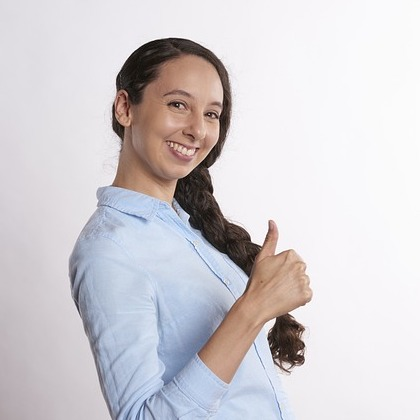
#> input picture blazepalmProject/RKNNDevelopmentBoardProgram/RKNN_Frame/single_image_detection/thumbs_up.jpg, 420 x 420 px
$ python blazepalm_tflite_ok.py
#> lines starting #> are read from the running program, lines starting #| are printed output that depends on the picture
#> in imread, img is the input picture: shape (420, 420, 3); mean B, G, R 210.5, 206.7, 210.5
### blazepalmProject/blazepalmDetecion_RKNN/blazepalm_utils.py
import cv2
import numpy as np
from scipy.special import expit

num_coords = 18
min_score_thresh = 0.6
min_suppression_threshold = 0.3
num_keypoints = 7


def resize_pad(img, resolution):
    """ resize and pad images to be input to the detectors

    The face and palm detector networks take 256x256 and 128x128 images
    as input. As such the input image is padded and resized to fit the
    size while maintaing the aspect ratio.

    Returns:
        img1: 256x256
        img2: 128x128
        scale: scale factor between original image and 256x256 image
        pad: pixels of padding in the original image
    """
#> called with resolution = 192

    size0 = img.shape
#> size0 = (420, 420, 3)
    if size0[0] >= size0[1]:
        h1 = resolution
        w1 = resolution * size0[1] // size0[0]
#> w1 = 192
        padh = 0
        padw = resolution - w1
#> padw = 0
        scale = size0[1] / w1
#> scale = 2.19
    else:
        h1 = resolution * size0[0] // size0[1]
        w1 = resolution
        padh = resolution - h1
        padw = 0
        scale = size0[0] / h1
    padh1 = padh//2
    padh2 = padh//2 + padh % 2
    padw1 = padw//2
#> padw1 = 0
    padw2 = padw//2 + padw % 2
#> padw2 = 0
    img1 = cv2.resize(img, (w1, h1))
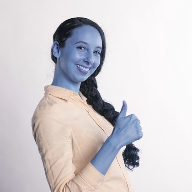
#> img1: shape (192, 192, 3); mean of channels 0, 1, 2 210.4, 206.6, 210.4; drawn as B, G, R
    img1 = np.pad(img1, ((padh1, padh2), (padw1, padw2), (0, 0)), mode='constant')
    pad = (int(padh1 * scale), int(padw1 * scale))
#> pad = (0, 0)
    img2 = cv2.resize(img1, (resolution, resolution))
    return img1, img2, scale, pad


# [125 lines left out: functions decode_boxes, raw_output_to_detections, intersect, jaccard, not called in this run]


def overlap_similarity(box, other_boxes):
    """Computes the IOU between a bounding box and set of other boxes."""
    return jaccard(np.expand_dims(box, axis=0), other_boxes).squeeze(0)


# [109 lines left out: functions weighted_non_max_suppression, denormalize_detections, postprocess, not called in this run]

### blazepalmProject/blazepalmDetecion_RKNN/blazepalm_tflite_ok.py
import cv2
import numpy as np
import sys
import os
import time
from rknn.api import RKNN

import blazepalm_utils as but

# ======================
# 基本配置
# ======================
IMAGE_PATH = '../RKNNDevelopmentBoardProgram/RKNN_Frame/single_image_detection/thumbs_up.jpg'
SAVE_IMAGE_PATH = 'output.png'

TFLITE_MODEL = 'palm_detection_full.tflite'
RKNN_MODEL = 'palm_detection_full.rknn'

IMAGE_HEIGHT = 192
IMAGE_WIDTH = 192
ANCHOR_PATH = '../RKNNDevelopmentBoardProgram/RKNN_Frame/single_image_detection/anchors_192.npy'
CHANNEL_FIRST = False

# ======================
# 工具函数
# ======================
def imread(filename, flags=cv2.IMREAD_COLOR):
    if not os.path.isfile(filename):
        sys.exit(f"❌ 文件不存在: {filename}")
    data = np.fromfile(filename, np.int8)
    img = cv2.imdecode(data, flags)
    return img

def get_savepath(arg_path, src_path, prefix='', post_fix='_res', ext=None):
    if '.' in arg_path:
        arg_base, arg_ext = os.path.splitext(arg_path)
        new_ext = arg_ext if ext is None else ext
        new_path = arg_base + new_ext
    else:
        src_base, src_ext = os.path.splitext(os.path.basename(src_path))
        new_ext = src_ext if ext is None else ext
        new_path = os.path.join(arg_path, prefix + src_base + post_fix + new_ext)
    dirname = os.path.dirname(new_path)
    if dirname != "":
        os.makedirs(dirname, exist_ok=True)
    return new_path

def display_result(img, detections, with_keypoints=True):
    if detections.ndim == 1:
        detections = np.expand_dims(detections, axis=0)

    n_keypoints = detections.shape[1] // 2 - 2
    for i in range(detections.shape[0]):
        ymin, xmin, ymax, xmax = detections[i, :4].astype(int)
        img = cv2.rectangle(img, (xmin, ymin), (xmax, ymax), (255, 0, 0), 1)
        if with_keypoints:
            for k in range(n_keypoints):
                kp_x = int(detections[i, 4 + k*2])
                kp_y = int(detections[i, 4 + k*2 + 1])
                cv2.circle(img, (kp_x, kp_y), 2, (0, 0, 255), thickness=2)
    return img

# ======================
# 主推理函数
# ======================
def recognize_from_image():
    # 加载图片
    src_img = imread(IMAGE_PATH)
    img256, _, scale, pad = but.resize_pad(src_img[:, :, ::-1], IMAGE_WIDTH)
#> scale = 2.19; pad = (0, 0)
    input_data = img256.astype('float32') / 255.
    input_data = np.expand_dims(np.moveaxis(input_data, -1, 0), 0)
    if not CHANNEL_FIRST:
        input_data = input_data.transpose((0, 2, 3, 1))

    # ======================
    # 构建 / 加载 RKNN 模型
    # ======================
    rknn = RKNN()

    rknn.config(mean_values=[[0, 0, 0]], std_values=[[1, 1, 1]], target_platform='rk3588')
    # 加载模型
    ret = rknn.load_tflite(
        model=TFLITE_MODEL)
    if ret != 0:
        print('Load RKNN model failed!')
        exit(ret)

    # Build model
    print('--> Building model')
    ret = rknn.build(do_quantization=False)
    if ret != 0:
        print('Build model failed!')
        exit(ret)
    print('done')
    ret = rknn.init_runtime()
    # ======================
    # 模型推理
    # ======================
    print("🚀 开始推理...")
    outputs = rknn.inference(inputs=[input_data])

    print(f"📤 获得 {len(outputs)} 个输出张量：")
    for i, out in enumerate(outputs):
        print(f"Output[{i}] shape: {out.shape}")
    preds = outputs

    normalized_detections = but.postprocess(preds, anchor_path=ANCHOR_PATH, resolution=IMAGE_WIDTH)[0]
    detections = but.denormalize_detections(normalized_detections, scale, pad, resolution=IMAGE_WIDTH)

    # ======================
    # 显示与保存结果
    # ======================
    result_img = display_result(src_img, detections)
    savepath = get_savepath(SAVE_IMAGE_PATH, "/")
    cv2.imwrite(savepath, result_img)
    print(f'💾 结果已保存至: {savepath}')

    rknn.release()

def main():
    recognize_from_image()
#> (the call stopped at in recognize_from_image, `rknn = RKNN()`: rknn is not available in this run)

if __name__ == '__main__':
    main()
